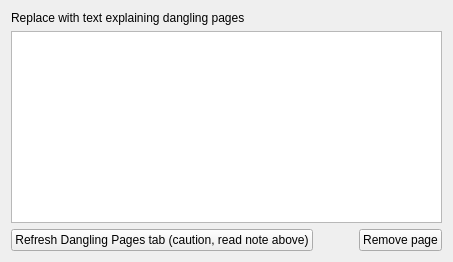
         <widget class="QWidget" name="dangleTab">
          <attribute name="title">
           <string>Dan&amp;gling Pages</string>
          </attribute>
          <layout class="QVBoxLayout" name="verticalLayout_30">
           <item>
            <widget class="QLabel" name="labelDanglingExplain">
             <property name="text">
              <string>Replace with text explaining dangling pages</string>
             </property>
            </widget>
           </item>
           <item>
            <widget class="QTableView" name="danglingTV">
             <property name="editTriggers">
              <set>QAbstractItemView::EditTrigger::NoEditTriggers</set>
             </property>
            </widget>
           </item>
           <item>
            <layout class="QHBoxLayout" name="horizontalLayout_22">
             <item>
              <widget class="QPushButton" name="refreshDanglingB">
               <property name="text">
                <string>Refresh Dangling Pages tab (caution, read note above)</string>
               </property>
              </widget>
             </item>
             <item>
              <spacer name="horizontalSpacer_16">
               <property name="orientation">
                <enum>Qt::Orientation::Horizontal</enum>
               </property>
               <property name="sizeHint" stdset="0">
                <size>
                 <width>40</width>
                 <height>20</height>
                </size>
               </property>
              </spacer>
             </item>
             <item>
              <widget class="QPushButton" name="removeDanglingB">
               <property name="text">
                <string>Remove page</string>
               </property>
              </widget>
             </item>
            </layout>
           </item>
          </layout>
         </widget>
